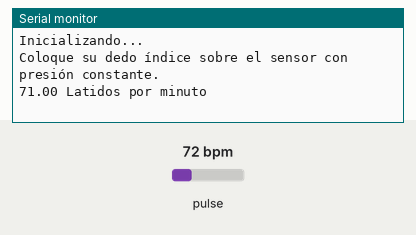
A sketch run on a simulated Arduino Uno, built with avr-gcc and run on an emulated ATmega328P. Shown: the last lines printed to the serial monitor. The test bench sets the inputs (shaded band); at power-on: pulse 72 bpm.

Above: at 1.2 s.
1.3 s: pulse set to 70 bpm
At 2.4 s:
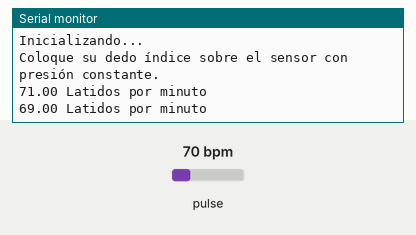
4.3 s: pulse set to 42 bpm
At 5.5 s:
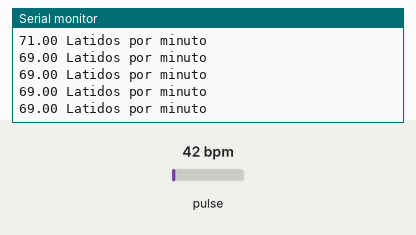
Timing chart, 0 to 7.3 s (numbered marks = the images above; inputs shaded):
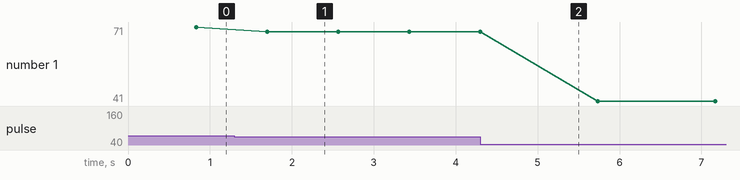

The sketch:

Sensor.ino
```cpp
/*
    El fin de este código, es obtener el ritmo cardíaco para comprobar el buen
    funcionamiento del sensor MAX30102. Se hace uso de la librería de SparkFun
    que se puede encontrar en el repositorio
    https://github.com/sparkfun/SparkFun_MAX3010x_Sensor_Library
*/
#include <Wire.h>
#include "MAX30105.h"
#include "heartRate.h"

MAX30105 sensorObj; // Creación del objeto que representa al sensor.

long lastBeat = 0;      // Tiempo del último latido
float beatsPerMinute;   // Variable que guardará el valor del ritmo cardíaco

void setup() {
    Serial.begin(115200);   // Iniciar comunicación serial
    Serial.println("Inicializando...");
    /*
        Inicializar el sensor usando los pines I2C por defecto a 400KHz de velocidad.
        Los puertos I2C para la NodeMCU por defecto son:
        - D1 para SCL
        - D2 para SDA
    */
    if (!sensorObj.begin(Wire, I2C_SPEED_FAST))
    {
      Serial.println("MAX30102 no encontrado. Por favor revise la conexión y la alimentación del sensor");
      while (1);
    }
    Serial.println("Coloque su dedo índice sobre el sensor con presión constante.");

    sensorObj.setup(); // Configuración del sensor con las configuraciones por defecto
    sensorObj.setPulseAmplitudeGreen(0); // Se apaga el LED verde, ya que el MAX30102 no dispone de dicho LED.
}

void loop() {

    long irValue = sensorObj.getIR();   // Obtener la lectura del sensor
    /*
        Sí se detecta el dedo y el pulso, se procede a realizar la estimación del ritmo cardíaco a partir del
        tiempo transcurrido.
    */
    if (checkForBeat(irValue) == true)
    {
        long delta = millis() - lastBeat;
        lastBeat = millis();
        beatsPerMinute = 60000 / delta;
        Serial.print(beatsPerMinute);
        Serial.print(" Latidos por minuto");
    }

    if (irValue < 50000){
        Serial.print("No se detecta el dedo.");
    }
    Serial.println();
}
```

Measured:
- after the input at 1.3 s, the serial monitor: prints a new line after 0.40 s (image 1)
- plotted number 1: 71 → 69 after the input at 1.3 s, 69 → 41 after the input at 4.3 s
